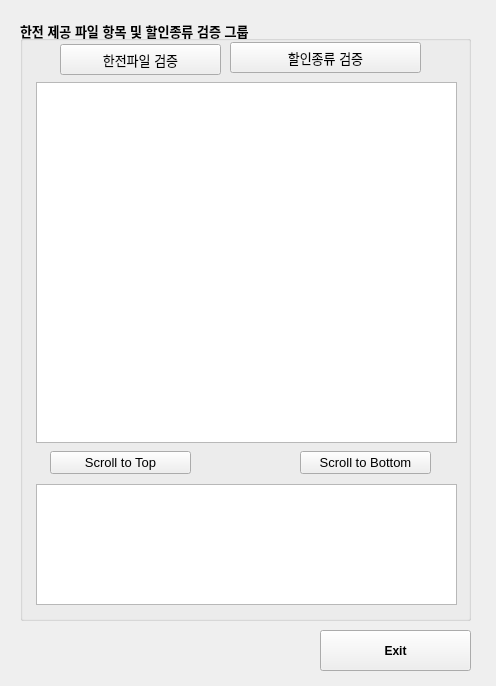
<?xml version="1.0" encoding="UTF-8"?>
<ui version="4.0">
 <class>Form</class>
 <widget class="QWidget" name="Form">
  <property name="geometry">
   <rect>
    <x>0</x>
    <y>0</y>
    <width>496</width>
    <height>686</height>
   </rect>
  </property>
  <property name="windowTitle">
   <string>Form</string>
  </property>
  <widget class="QGroupBox" name="groupBox_6">
   <property name="geometry">
    <rect>
     <x>20</x>
     <y>20</y>
     <width>451</width>
     <height>601</height>
    </rect>
   </property>
   <property name="font">
    <font>
     <pointsize>10</pointsize>
     <weight>75</weight>
     <bold>true</bold>
    </font>
   </property>
   <property name="title">
    <string>한전 제공 파일 항목 및 할인종류 검증 그룹</string>
   </property>
   <widget class="QTextEdit" name="textEdit">
    <property name="geometry">
     <rect>
      <x>16</x>
      <y>464</y>
      <width>421</width>
      <height>121</height>
     </rect>
    </property>
    <property name="font">
     <font>
      <pointsize>8</pointsize>
     </font>
    </property>
   </widget>
   <widget class="QTableWidget" name="tableWidget">
    <property name="geometry">
     <rect>
      <x>16</x>
      <y>62</y>
      <width>421</width>
      <height>361</height>
     </rect>
    </property>
    <property name="baseSize">
     <size>
      <width>0</width>
      <height>20</height>
     </size>
    </property>
    <property name="font">
     <font>
      <pointsize>8</pointsize>
     </font>
    </property>
   </widget>
   <widget class="QPushButton" name="pushButton_9">
    <property name="geometry">
     <rect>
      <x>30</x>
      <y>431</y>
      <width>141</width>
      <height>23</height>
     </rect>
    </property>
    <property name="font">
     <font>
      <weight>50</weight>
      <bold>false</bold>
     </font>
    </property>
    <property name="text">
     <string>Scroll to Top</string>
    </property>
   </widget>
   <widget class="QPushButton" name="pushButton_10">
    <property name="geometry">
     <rect>
      <x>280</x>
      <y>431</y>
      <width>131</width>
      <height>23</height>
     </rect>
    </property>
    <property name="font">
     <font>
      <weight>50</weight>
      <bold>false</bold>
     </font>
    </property>
    <property name="text">
     <string>Scroll to Bottom</string>
    </property>
   </widget>
   <widget class="QPushButton" name="pushButton_7">
    <property name="geometry">
     <rect>
      <x>40</x>
      <y>24</y>
      <width>161</width>
      <height>31</height>
     </rect>
    </property>
    <property name="font">
     <font>
      <pointsize>10</pointsize>
      <weight>50</weight>
      <bold>false</bold>
     </font>
    </property>
    <property name="text">
     <string>한전파일 검증</string>
    </property>
   </widget>
   <widget class="QPushButton" name="pushButton_8">
    <property name="geometry">
     <rect>
      <x>210</x>
      <y>22</y>
      <width>191</width>
      <height>31</height>
     </rect>
    </property>
    <property name="font">
     <font>
      <pointsize>10</pointsize>
      <weight>50</weight>
      <bold>false</bold>
     </font>
    </property>
    <property name="text">
     <string>할인종류 검증</string>
    </property>
   </widget>
  </widget>
  <widget class="QPushButton" name="pushButton_6">
   <property name="geometry">
    <rect>
     <x>320</x>
     <y>630</y>
     <width>151</width>
     <height>41</height>
    </rect>
   </property>
   <property name="font">
    <font>
     <weight>75</weight>
     <bold>true</bold>
    </font>
   </property>
   <property name="text">
    <string>Exit</string>
   </property>
  </widget>
 </widget>
 <resources/>
 <connections/>
</ui>
